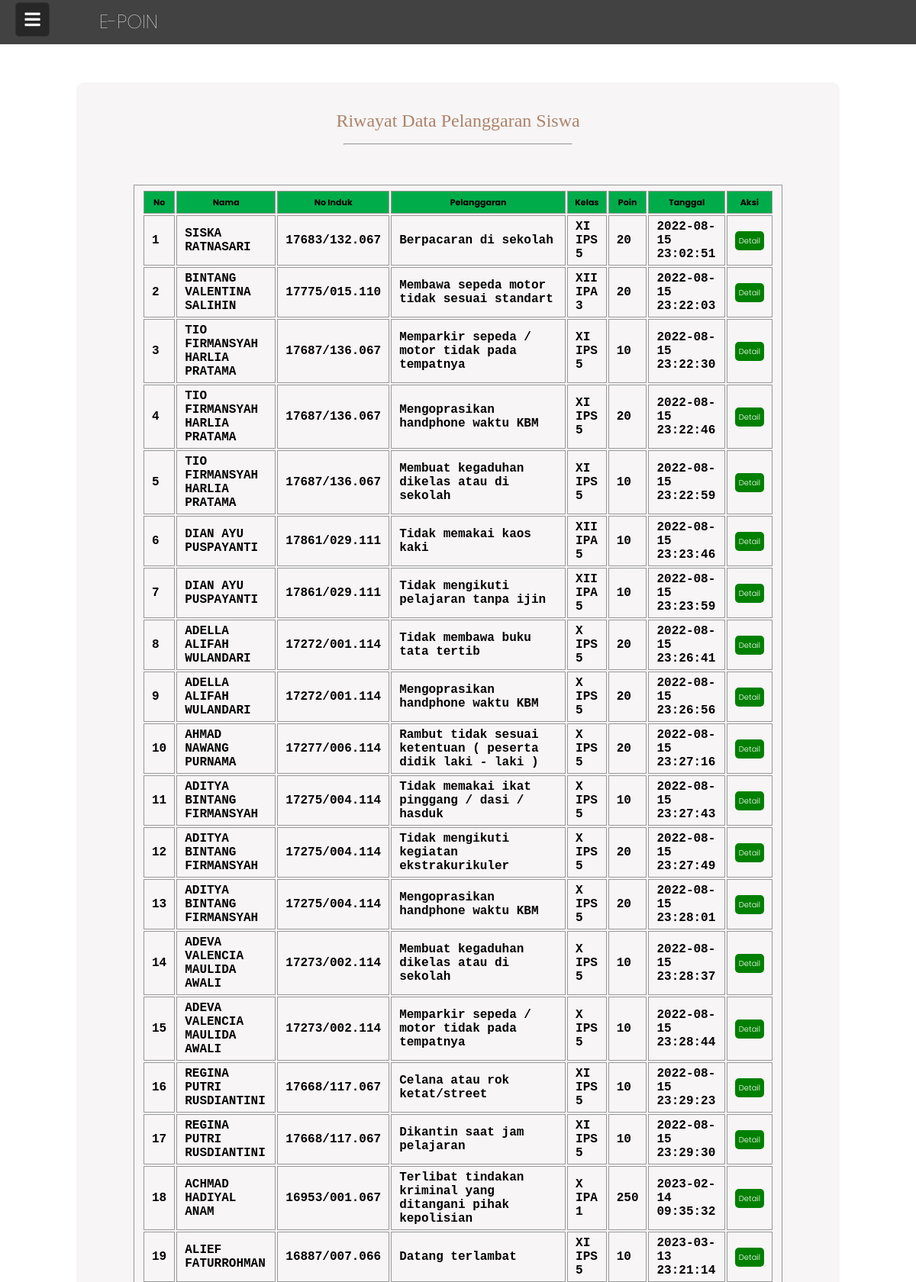
Screenshot of /admin/datapoin.php (upper part) with the database file from the repository.
### tables this page shows
CREATE TABLE `pelanggaran_siswa` (
  `id_pelanggaran_siswa` int(111) NOT NULL,
  `id_pelanggaran` int(111) NOT NULL,
  `id_siswa` int(111) NOT NULL,
  `id_kelas` int(111) NOT NULL,
  `tanggal_pelanggaran` datetime NOT NULL,
  `point` int(111) NOT NULL
);

CREATE TABLE `siswa` (
  `id_siswa` int(111) NOT NULL,
  `nama_siswa` varchar(111) NOT NULL,
  `no_induk` varchar(111) NOT NULL,
  `alamat` text NOT NULL,
  `jenis_kelamin` varchar(111) NOT NULL,
  `id_kelas` int(111) NOT NULL,
  `tanggal_input` datetime NOT NULL
);

CREATE TABLE `pelanggaran` (
  `id_pelanggaran` int(111) NOT NULL,
  `nama_pelanggaran` varchar(111) NOT NULL,
  `point_pelanggaran` int(111) NOT NULL,
  `id_jenis_pelanggaran` int(111) NOT NULL
);

CREATE TABLE `kelas` (
  `id_kelas` int(111) NOT NULL,
  `nama_kelas` varchar(111) NOT NULL,
  `id_wali_kelas` int(111) NOT NULL
);

### admin/datapoin.php (the view, shortened to what this page needs)
<!DOCTYPE html>
<html>
<head>
  <link rel="stylesheet" type="text/css" href="../asset/style-ssw.css">
  <link rel="stylesheet" href="https://cdnjs.cloudflare.com/ajax/libs/font-awesome/5.15.3/css/all.min.css">
</head>
<body>
    <div class="wrapper">
      <label for="btn" class="menu-btn">
        <i class="fas fa-bars"></i>
      </label>
    </div>
    <div class="header">
      <div class="name">E-POIN</div>
        <div class="img"><a href="dasboardadmin.php"></div></a></div></div>
        <div class="formbody">
        <h3>Riwayat Data Pelanggaran Siswa</h3>
        <hr><br>
        <table class="table5" style="width:85%">
                <tr style="height:30px;" bgcolor="#00ac4a">
                  <th>No</th>
                  <th>Nama</th>
                  <th>No Induk</th>
                  <th>Pelanggaran</th>
                  <th>Kelas</th>
                  <th>Poin</th>
                  <th>Tanggal</th>
                  <th>Aksi</th>
                </tr>
                <tbody>
                    <?php
                      include "../config/koneksi.php";
                       $no = 1;
                        $a=mysqli_query($koneksi, "SELECT * FROM pelanggaran_siswa
                        JOIN siswa on siswa.id_siswa= pelanggaran_siswa.id_siswa
                        LEFT JOIN kelas on kelas.id_kelas=pelanggaran_siswa.id_kelas
                        JOIN pelanggaran on pelanggaran.id_pelanggaran = pelanggaran_siswa.id_pelanggaran"
                        );
                      while($b = mysqli_fetch_assoc($a)){
                    ?>
                        <tr>
                          <td><?php echo $no++;  ?></td>
                          <td><?php echo $b['nama_siswa'];  ?></td>
                          <td><?php echo $b['no_induk'];  ?></td>
                          <td><?php echo $b['nama_pelanggaran'];  ?></td>
                          <td><?php echo $b['nama_kelas'];  ?></td>
                          <td><?php echo $b['point'];  ?></td>
                          <td><?php echo $b['tanggal_pelanggaran'];  ?></td>
                          <td>
                            <a href="<?php echo "detailpoinssw.php?id_siswa=".$b['id_siswa']; ?>" class="edit-btn">Detail</a>
                          </td>
                        </tr>
                          <?php
                          }
                          ?>
                    </tbody>
          </table><br><br><br>
    </div>
  </body>
</html>

### asset/style-ssw.css (style rules this page uses)
* { margin: 0; padding: 0; box-sizing: border-box; font-family: 'Poppins', sans-serif; }
.wrapper { height: 100%; width: 300px; position: relative; }
.wrapper .menu-btn { position: absolute; left: 20px; top: 3px; background: #272727; color: #fff; height: 45px; width: 45px; z-index: 9999; border: 1px solid #333; border-radius: 5px; cursor: pointer; display: flex; align-items: center; justify-content: center; transition: all 0.3s ease; }
.wrapper .menu-btn i { position: absolute; font-size: 23px; transition: all 0.3s ease; }
.header { background-color: #424242; padding-bottom: 10px; padding-left: 80px; padding-top: 10px; }
.header .name { font-size: 25px; font-weight: 100; color: white; padding-left: 50px; }
.img { background-image: url("img/logo.png"); background-size: cover; width: 35px; height: 35px; margin-top: -37px; margin-bottom: 2px; }
.header a { font-size: 20px; height: 100%; width: 100%; display: block; }
h3 { text-align: center; margin-right: auto; margin-left: auto; font-family: 'Inknut Antiqua'; font-style: normal; font-weight: 300; font-size: 24px ; line-height: 100px; color: #AC836C; }
.formbody { background-color: #f7f5f5; width: 1000px; height: auto; margin-left: auto; margin-right: auto; margin-top: 50px; margin-bottom: 50px; border-radius: 10px; }
.edit-btn { background: green; text-decoration: none; color: #ffff; border: none; text-align: center; height: 25px; padding: 5px 5px 5px 5px; font-size: 10px; font-weight: 300; border-radius: 5px; transition-property: background; }
.table5 { margin-left: auto; margin-right: auto; margin-top: 7px; }
.table5, td { font-family: 'Courier'; font-weight: bold; text-align: left; font-size: 16px; border:1px solid #999; padding: 5px 10px; }
.table5, th { text-align: center; border:1px solid #999; font-size: 11px; }
hr { width: 30%; margin-top: -20px; margin-bottom: 20px; margin-left: auto; margin-right: auto; }

### rows the page displays
pelanggaran_siswa: id_siswa.nama_siswa "SISKA RATNASARI", id_siswa.no_induk "17683/132.067", id_pelanggaran.nama_pelanggaran "Berpacaran di sekolah", id_kelas.nama_kelas "XI IPS 5", point "20", tanggal_pelanggaran "2022-08-15 23:02:51"
pelanggaran_siswa: id_siswa.nama_siswa "BINTANG VALENTINA SALIHIN", id_siswa.no_induk "17775/015.110", id_pelanggaran.nama_pelanggaran "Membawa sepeda motor tidak sesuai standart", id_kelas.nama_kelas "XII IPA 3", point "20", tanggal_pelanggaran "2022-08-15 23:22:03"
pelanggaran_siswa: id_siswa.nama_siswa "TIO FIRMANSYAH HARLIA PRATAMA", id_siswa.no_induk "17687/136.067", id_pelanggaran.nama_pelanggaran "Memparkir sepeda / motor tidak pada tempatnya", id_kelas.nama_kelas "XI IPS 5", point "10", tanggal_pelanggaran "2022-08-15 23:22:30"
pelanggaran_siswa: id_siswa.nama_siswa "TIO FIRMANSYAH HARLIA PRATAMA", id_siswa.no_induk "17687/136.067", id_pelanggaran.nama_pelanggaran "Mengoprasikan handphone waktu KBM", id_kelas.nama_kelas "XI IPS 5", point "20", tanggal_pelanggaran "2022-08-15 23:22:46"
pelanggaran_siswa: id_siswa.nama_siswa "TIO FIRMANSYAH HARLIA PRATAMA", id_siswa.no_induk "17687/136.067", id_pelanggaran.nama_pelanggaran "Membuat kegaduhan dikelas atau di sekolah", id_kelas.nama_kelas "XI IPS 5", point "10", tanggal_pelanggaran "2022-08-15 23:22:59"
pelanggaran_siswa: id_siswa.nama_siswa "DIAN AYU PUSPAYANTI", id_siswa.no_induk "17861/029.111", id_pelanggaran.nama_pelanggaran "Tidak memakai kaos kaki", id_kelas.nama_kelas "XII IPA 5", point "10", tanggal_pelanggaran "2022-08-15 23:23:46"
pelanggaran_siswa: id_siswa.nama_siswa "DIAN AYU PUSPAYANTI", id_siswa.no_induk "17861/029.111", id_pelanggaran.nama_pelanggaran "Tidak mengikuti pelajaran tanpa ijin", id_kelas.nama_kelas "XII IPA 5", point "10", tanggal_pelanggaran "2022-08-15 23:23:59"
pelanggaran_siswa: id_siswa.nama_siswa "ADELLA ALIFAH WULANDARI", id_siswa.no_induk "17272/001.114", id_pelanggaran.nama_pelanggaran "Tidak membawa buku tata tertib", id_kelas.nama_kelas "X IPS 5", point "20", tanggal_pelanggaran "2022-08-15 23:26:41"
pelanggaran_siswa: id_siswa.nama_siswa "ADELLA ALIFAH WULANDARI", id_siswa.no_induk "17272/001.114", id_pelanggaran.nama_pelanggaran "Mengoprasikan handphone waktu KBM", id_kelas.nama_kelas "X IPS 5", point "20", tanggal_pelanggaran "2022-08-15 23:26:56"
pelanggaran_siswa: id_siswa.nama_siswa "AHMAD NAWANG PURNAMA", id_siswa.no_induk "17277/006.114", id_pelanggaran.nama_pelanggaran "Rambut tidak sesuai ketentuan ( peserta didik laki - laki )", id_kelas.nama_kelas "X IPS 5", point "20", tanggal_pelanggaran "2022-08-15 23:27:16"
pelanggaran_siswa: id_siswa.nama_siswa "ADITYA BINTANG FIRMANSYAH", id_siswa.no_induk "17275/004.114", id_pelanggaran.nama_pelanggaran "Tidak memakai ikat pinggang / dasi / hasduk", id_kelas.nama_kelas "X IPS 5", point "10", tanggal_pelanggaran "2022-08-15 23:27:43"
pelanggaran_siswa: id_siswa.nama_siswa "ADITYA BINTANG FIRMANSYAH", id_siswa.no_induk "17275/004.114", id_pelanggaran.nama_pelanggaran "Tidak mengikuti kegiatan ekstrakurikuler", id_kelas.nama_kelas "X IPS 5", point "20", tanggal_pelanggaran "2022-08-15 23:27:49"
pelanggaran_siswa: id_siswa.nama_siswa "ADITYA BINTANG FIRMANSYAH", id_siswa.no_induk "17275/004.114", id_pelanggaran.nama_pelanggaran "Mengoprasikan handphone waktu KBM", id_kelas.nama_kelas "X IPS 5", point "20", tanggal_pelanggaran "2022-08-15 23:28:01"
pelanggaran_siswa: id_siswa.nama_siswa "ADEVA VALENCIA MAULIDA AWALI", id_siswa.no_induk "17273/002.114", id_pelanggaran.nama_pelanggaran "Membuat kegaduhan dikelas atau di sekolah", id_kelas.nama_kelas "X IPS 5", point "10", tanggal_pelanggaran "2022-08-15 23:28:37"
pelanggaran_siswa: id_siswa.nama_siswa "ADEVA VALENCIA MAULIDA AWALI", id_siswa.no_induk "17273/002.114", id_pelanggaran.nama_pelanggaran "Memparkir sepeda / motor tidak pada tempatnya", id_kelas.nama_kelas "X IPS 5", point "10", tanggal_pelanggaran "2022-08-15 23:28:44"
pelanggaran_siswa: id_siswa.nama_siswa "REGINA PUTRI RUSDIANTINI", id_siswa.no_induk "17668/117.067", id_pelanggaran.nama_pelanggaran "Celana atau rok ketat/street", id_kelas.nama_kelas "XI IPS 5", point "10", tanggal_pelanggaran "2022-08-15 23:29:23"
pelanggaran_siswa: id_siswa.nama_siswa "REGINA PUTRI RUSDIANTINI", id_siswa.no_induk "17668/117.067", id_pelanggaran.nama_pelanggaran "Dikantin saat jam pelajaran", id_kelas.nama_kelas "XI IPS 5", point "10", tanggal_pelanggaran "2022-08-15 23:29:30"
pelanggaran_siswa: id_siswa.nama_siswa "ACHMAD HADIYAL ANAM", id_siswa.no_induk "16953/001.067", id_pelanggaran.nama_pelanggaran "Terlibat tindakan kriminal yang ditangani pihak kepolisian", id_kelas.nama_kelas "X IPA 1", point "250", tanggal_pelanggaran "2023-02-14 09:35:32"
pelanggaran_siswa: id_siswa.nama_siswa "ALIEF FATURROHMAN", id_siswa.no_induk "16887/007.066", id_pelanggaran.nama_pelanggaran "Datang terlambat", id_kelas.nama_kelas "XI IPS 5", point "10", tanggal_pelanggaran "2023-03-13 23:21:14"
